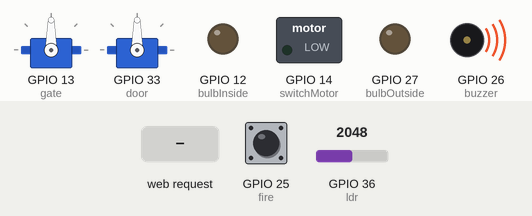
Recording of a sketch running on a simulated ESP32. On the bench: 2 × servo, switched loads named in the sketch (green lamp = pin HIGH), output pins drawn as LEDs (lit = HIGH), buzzer (waves = sounding, pin HIGH). The test bench sets the inputs (shaded band); at power-on: GPIO 25 (fire) HIGH, GPIO 36 (ldr) = 2048. WiFi joins after 1.5 s; servers stay silent unless stated; what the sketch prints to the serial monitor is not drawn.

Above: at 2.7 s.
2.8 s: HTTP request GET /12/on received
At 3.2 s:
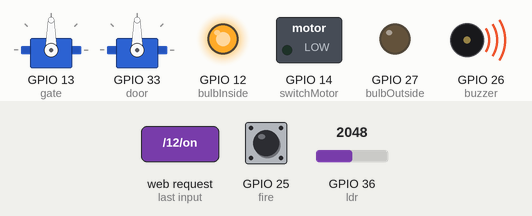
4.3 s: HTTP request GET /26/off received
5.8 s: HTTP request GET /27/on received
At 6.7 s:
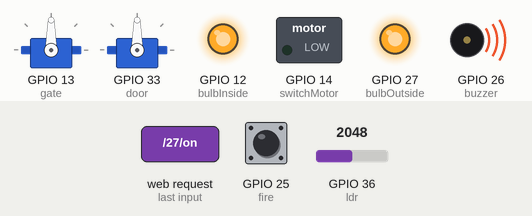
7.3 s: HTTP request GET /12/off received
At 7.8 s:
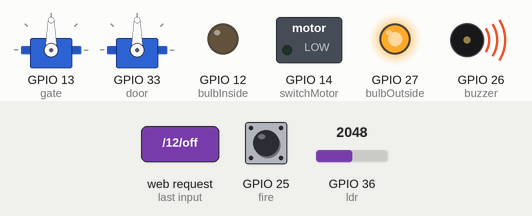
8.8 s: HTTP request GET /14/on received
At 10.0 s:
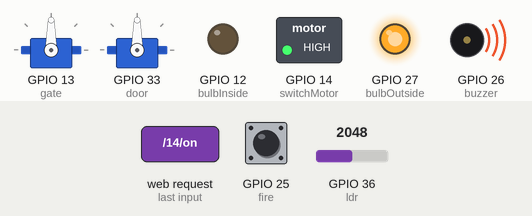
10.3 s: HTTP request GET /27/off received
At 11.3 s:
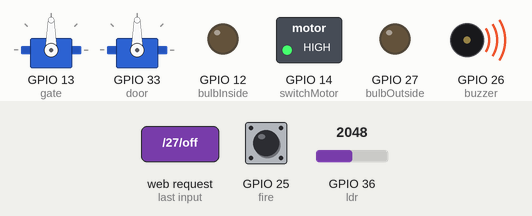
Timing chart, 0 to 12.8 s (numbered marks = the images above; inputs shaded):
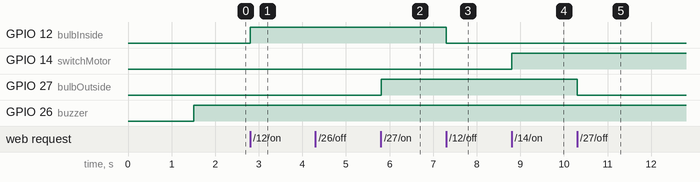

The sketch:

smart_home.ino
```cpp
#include <Arduino.h>
#include <WiFi.h>
#include <ESP32Servo.h>

// Network credentials
const char* ssid = "Dialog 4G B46";
const char* password = "j1g2JD4i";

// Set web server port number to 80
WiFiServer server(80);

// Variable to store the HTTP request
String header;

// Auxiliar variables to store the current output state
String userPassword = "";
String passwordState = "Wrong";
String bulbInsideState = "OFF";
String bulbOutsideState = "OFF";
String switchState = "OFF";
String gateState = "CLOSE";
String doorState = "CLOSE";
String ldrState = "NOT DETECTED";
String fireState = "NOT DETECTED";

// Assign output variables to GPIO pins
const int bulbInside = 12;
const int bulbOutside = 27;
const int switchMotor = 14;
const int gate = 13;
const int door = 33;
const int buzzer = 26;
const int ldr = A0;
const int fire = 25;

// Servo motor init
Servo gateServo;
Servo doorServo;

// Current time
unsigned long currentTime = millis();
// Previous time
unsigned long previousTime = 0;
// Define timeout time in milliseconds (example: 2000ms = 2s)
const long timeoutTime = 2000;

void setup() {
  Serial.begin(115200);

  // Initialize the output variables as outputs
  pinMode(bulbInside, OUTPUT);
  pinMode(bulbOutside, OUTPUT);
  pinMode(switchMotor, OUTPUT);
  pinMode(ldr, INPUT);
  pinMode(buzzer, OUTPUT);
  pinMode(fire, INPUT);
  gateServo.attach(gate);
  doorServo.attach(door);

  // Set outputs to LOW
  digitalWrite(bulbInside, LOW);
  digitalWrite(bulbOutside, LOW);
  digitalWrite(switchMotor, LOW);
  digitalWrite(buzzer, LOW);
  gateServo.write(90);
  doorServo.write(90);

  // Connect to Wi-Fi network with SSID and password
  Serial.print("Connecting to ");
  Serial.println(ssid);
  WiFi.begin(ssid, password);
  while (WiFi.status() != WL_CONNECTED) {
    delay(500);
    Serial.print(".");
  }
  // Print local IP address and start web server
  Serial.println("");
  Serial.println("WiFi connected.");
  Serial.println("IP address: ");
  Serial.println(WiFi.localIP());
  server.begin();
}

void loop() {
  int rawDataLdr = analogRead(ldr);
  int fireValue = digitalRead(fire);

  // Check left LDR status
  if (rawDataLdr < 3000) {
    ldrState = "OBJECT DETECTED";
    digitalWrite(buzzer, HIGH);
  }

  // There is fire
  if (fireValue == LOW) {
    fireState = "FIRE DETECTED";
    digitalWrite(buzzer, HIGH);
  }

  WiFiClient client = server.available();  // Listen for incoming clients

  if (client) {  // If a new client connects,
    currentTime = millis();
    previousTime = currentTime;
    Serial.println("New Client.");                                             // print a message out in the serial port
    String currentLine = "";                                                   // make a String to hold incoming data from the client
    while (client.connected() && currentTime - previousTime <= timeoutTime) {  // loop while the client's connected
      currentTime = millis();
      if (client.available()) {  // if there's bytes to read from the client,
        char c = client.read();  // read a byte, then
        Serial.write(c);         // print it out the serial monitor
        header += c;
        if (c == '\n') {  // if the byte is a newline character
          // if the current line is blank, you got two newline characters in a row.
          // that's the end of the client HTTP request, so send a response:
          if (currentLine.length() == 0) {
            // HTTP headers always start with a response code (e.g. HTTP/1.1 200 OK)
            // and a content-type so the client knows what's coming, then a blank line:
            // client.println("HTTP/1.1 200 OK");
            // client.println("Content-type:text/html");
            // client.println("Connection: close");
            // client.println();

            // Handle the password requests and confirm password
            if (header.indexOf("GET /auth?pwd=1234") >= 0) {
              userPassword = "1234";
              passwordState = "Correct";
              Serial.println(userPassword);
            }

            // Handle the outputs according to the requests
            if (header.indexOf("GET /26/off") >= 0) {
              ldrState = "NOT DETECTED";
              fireState = "NOT DETECTED";
              Serial.println("Buzzer off");
              digitalWrite(buzzer, LOW);
            } else if (header.indexOf("GET /12/on") >= 0) {
              Serial.println("Bulb Inside on");
              bulbInsideState = "ON";
              digitalWrite(bulbInside, HIGH);
            } else if (header.indexOf("GET /12/off") >= 0) {
              Serial.println("Bulb Inside off");
              bulbInsideState = "OFF";
              digitalWrite(bulbInside, LOW);
            } else if (header.indexOf("GET /27/on") >= 0) {
              Serial.println("Bulb Outside on");
              bulbOutsideState = "ON";
              digitalWrite(bulbOutside, HIGH);
            } else if (header.indexOf("GET /27/off") >= 0) {
              Serial.println("Bulb Outside off");
              bulbOutsideState = "OFF";
              digitalWrite(bulbOutside, LOW);
            } else if (header.indexOf("GET /14/on") >= 0) {
              Serial.println("Switch on");
              switchState = "ON";
              digitalWrite(switchMotor, HIGH);
            } else if (header.indexOf("GET /14/off") >= 0) {
              Serial.println("Switch off");
              switchState = "OFF";
              digitalWrite(switchMotor, LOW);
            } else if (header.indexOf("GET /13/open") >= 0) {
              Serial.println("Gate Open");
              if (userPassword == "1234") {
                gateState = "OPEN";
                gateServo.write(0);
              }
            } else if (header.indexOf("GET /13/close") >= 0) {
              Serial.println("Door close");
              gateState = "CLOSE";
              gateServo.write(90);
            } else if (header.indexOf("GET /33/open") >= 0) {
              Serial.println("Door Open");
              if (userPassword == "1234") {
                doorState = "OPEN";
                doorServo.write(40);
              }
            } else if (header.indexOf("GET /33/close") >= 0) {
              Serial.println("Door close");
              doorState = "CLOSE";
              doorServo.write(90);
            }

            // Display the HTML web page
            client.println("<!DOCTYPE html><html>");
            client.println("<head><meta name=\"viewport\" content=\"width=device-width, initial-scale=1\">");
            client.println("<link rel=\"icon\" href=\"data:,\">");
            // CSS to style the on/off buttons
            // Feel free to change the background-color and font-size attributes to fit your preferences
            client.println("<style>html { font-family: Helvetica; display: inline-block; margin: 0px auto; text-align: center;}");
            client.println(".heading { background-color: #ebe534; padding: 8px 0px;}");
            client.println(".password_field { background-color: #75a4f0; display: flex; flex-direction: column; justify-content: center; }");
            client.println(".input_container { display: flex; flex-direction: row; justify-content: center; }");
            client.println("input { outline: none; padding: 11px 4px;}");
            client.println(".btn_submit { background-color: #4CAF50; border: none; color: white; padding: 9px 8px; text-decoration: none; font-size: 20px; cursor: pointer; }");
            client.println(".container { width : 100%; background-color: #32a8a6; display: flex; justify-content: center;}");
            client.println(".container_color { background-color: #75a4f0; }");
            client.println(".control_row { width : 190px; display: flex; flex-direction: row; justify-content: space-between; }");
            client.println(".control_col { width : 190px; display: flex; flex-direction: column;  justify-content: center; }");
            client.println(".state_container { background-color: #75a4f0; display: flex; flex-direction: column;  justify-content: center; }");
            client.println(".button { background-color: #4CAF50; border: none; color: white; padding: 9px 12px; text-decoration: none; font-size: 20px; cursor: pointer; min-width: 80px; margin-left: 10px}");
            client.println(".button2 { background-color: #555555; }</style></head>");

            // Web page start
            client.println("<body>");

            // Heading
            client.println("<div class=\"heading\">");
            client.println("<h2>Smart Home Dashboard</h2>");
            client.println("</div>");

            // JavaScript function for automatic page reload
            client.println("<script>");
            client.println("function reloadPage() {");
            client.println("  setTimeout(function(){window.location.href = '/';}, 10000);");  // Reload page every 1 minute
            client.println("}");
            client.println("reloadPage();");  // Call the function when the page loads
            client.println("</script>");

            // Display Securty Status
            client.println("<div class=\"state_container\">");
            client.println("<p>Security Status - " + ldrState + "</p>");
            client.println("<p>Fire Status - " + fireState + "</p>");
            client.println("<p><a href=\"/26/off\"><button class=\"btn_submit\">Buzzer OFF</button></a></p>");
            client.println("</div>");

            // Display camera
            /*client.println("<div class=\"container\">");
            client.println("<p>Camera</p>");
            client.println("</div>");*/

            // Password input field
            client.println("<div class=\"password_field\">");
            client.println("<div class=\"input_container\">");
            client.println("<p><input type=\"text\" id=\"passwordInput\" placeholder=\"Enter password\"></p>");
            client.println("<p><a href=\"/auth\"><button class=\"btn_submit\" onclick=\"submitPassword()\">Submit</button></a></p>");
            client.println("</div>");
            client.println("<p>" + passwordState + " Password</p>");
            client.println("</div>");

            // Scripts for get the password from client
            client.println("<script>");
            client.println("function submitPassword() {");
            client.println("  var enteredPassword = document.getElementById('passwordInput').value;");
            client.println("  window.location.href = '/auth?pwd=' + enteredPassword;");
            client.println("alert(\"processing...\");");
            client.println("}");
            client.println("</script>");

            // Display current state, and OPEN/OCLOSE buttons for gate
            client.println("<div class=\"container\">");
            client.println("<div class=\"control_row\">");
            client.println("<p>Gate State " + gateState + "</p>");

            if (gateState == "CLOSE") {
              client.println("<p><a href=\"/13/open\"><button class=\"button\">OPEN</button></a></p>");
            } else {
              client.println("<p><a href=\"/13/close\"><button class=\"button button2\">CLOSE</button></a></p>");
            }

            client.println("</div>");
            client.println("</div>");

            // Display current state, and OPEN/OCLOSE buttons for door
            client.println("<div class=\"container\">");
            client.println("<div class=\"control_row\">");
            client.println("<p>Door State " + doorState + "</p>");

            if (doorState == "CLOSE") {
              client.println("<p><a href=\"/33/open\"><button class=\"button\">OPEN</button></a></p>");
            } else {
              client.println("<p><a href=\"/33/close\"><button class=\"button button2\">CLOSE</button></a></p>");
            }

            client.println("</div>");
            client.println("</div>");

            // Display current state, and ON/OFF buttons for Bulb Inside
            client.println("<div class=\"container container_color\">");
            client.println("<div class=\"control_row\">");
            client.println("<p>Bulb Inside " + bulbInsideState + "</p>");

            if (bulbInsideState == "OFF") {
              client.println("<p><a href=\"/12/on\"><button class=\"button\">ON</button></a></p>");
            } else {
              client.println("<p><a href=\"/12/off\"><button class=\"button button2\">OFF</button></a></p>");
            }

            client.println("</div>");
            client.println("</div>");

            // Display current state, and ON/OFF buttons for Bulb Outside
            client.println("<div class=\"container  container_color\">");
            client.println("<div class=\"control_row\">");
            client.println("<p>Bulb Outside " + bulbOutsideState + "</p>");

            if (bulbOutsideState == "OFF") {
              client.println("<p><a href=\"/27/on\"><button class=\"button\">ON</button></a></p>");
            } else {
              client.println("<p><a href=\"/27/off\"><button class=\"button button2\">OFF</button></a></p>");
            }

            client.println("</div>");
            client.println("</div>");

            // Display current state, and ON/OFF buttons for switch
            client.println("<div class=\"container\">");
            client.println("<div class=\"control_row\">");
            client.println("<p>Switch State " + switchState + "</p>");

            if (switchState == "OFF") {
              client.println("<p><a href=\"/14/on\"><button class=\"button\">ON</button></a></p>");
            } else {
              client.println("<p><a href=\"/14/off\"><button class=\"button button2\">OFF</button></a></p>");
            }

            client.println("</div>");
            client.println("</div>");

            // The HTTP response ends with another blank line
            // client.println();
            // Break out of the while loop
            break;
          } else {  // if you got a newline, then clear currentLine
            currentLine = "";
          }
        } else if (c != '\r') {  // if you got anything else but a carriage return character,
          currentLine += c;      // add it to the end of the currentLine
        }
      }
    }
    // Clear the header variable
    header = "";
    // Close the connection
    client.stop();
    Serial.println("Client disconnected.");
    Serial.println("");
  }

  // End of html page
  client.println("</body></html>");
}
```

Measured:
- after the input at 2.8 s, GPIO 12 (bulbInside): LOW → HIGH at once
- after the input at 5.8 s, GPIO 27 (bulbOutside): LOW → HIGH at once
- after the input at 7.3 s, GPIO 12 (bulbInside): HIGH → LOW at once
- after the input at 8.8 s, GPIO 14 (switchMotor): LOW → HIGH at once
- after the input at 10.3 s, GPIO 27 (bulbOutside): HIGH → LOW at once
